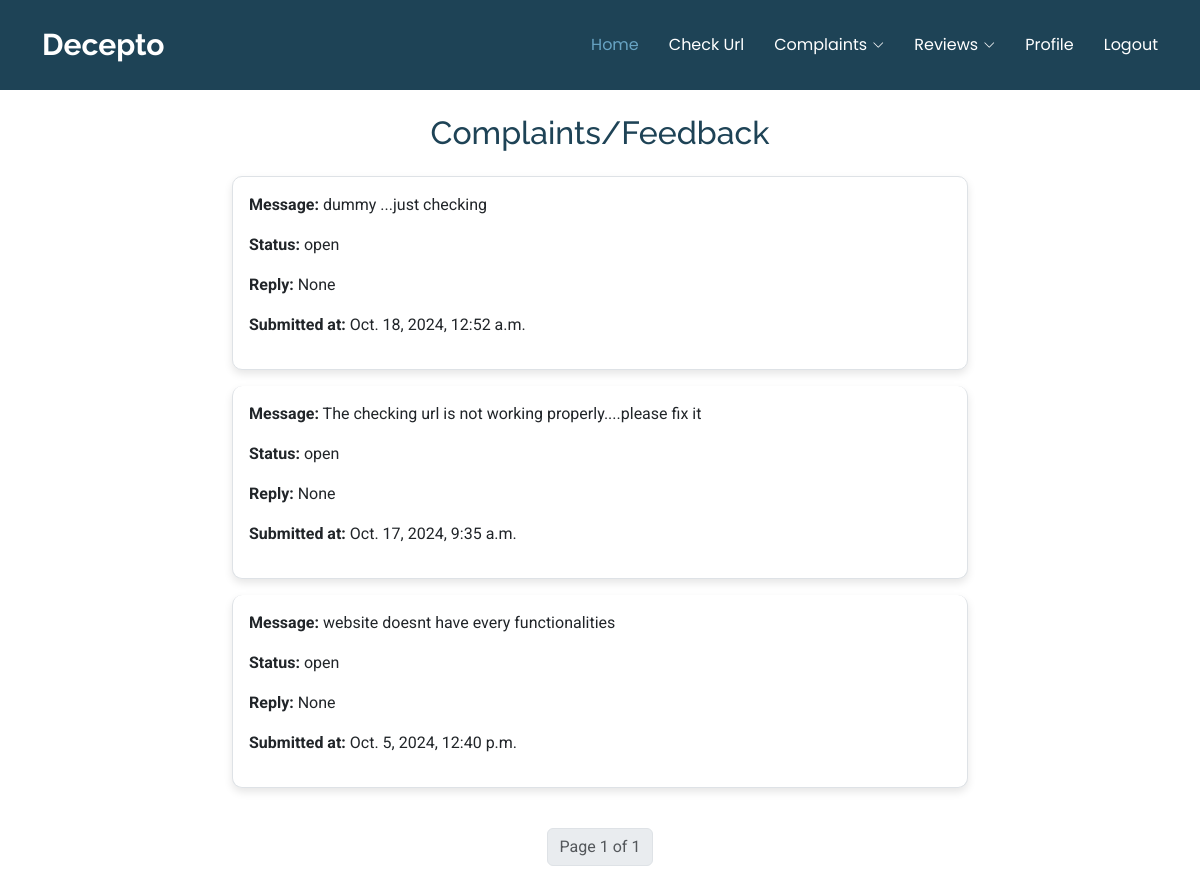
Screenshot of /user_viewcomplaints/ (signed in) with the database file from the repository.
### deceptoApp/models.py (models this page shows)
class Complaint(models.Model):
    complaint=models.CharField(max_length=100)
    date=models.DateTimeField(default=timezone.now)
    reply=models.CharField(max_length=100,null=True,blank=True)
    status=models.CharField(max_length=100,default='open')
    login_id=models.ForeignKey(User,on_delete=models.CASCADE)

### deceptoApp/views.py (the view)
# urls.py: path('user_viewcomplaints/', views.user_viewcomplaints, name='user_viewcomplaints'),
def user_viewcomplaints(request):
    user_id = request.session.get('user_id')
    if user_id:
        complaints = Complaint.objects.filter(login_id=user_id).order_by('-date')
        paginator = Paginator(complaints, 5)
        page_number = request.GET.get('page', 1)
        page_complaints = paginator.get_page(page_number)
        return render(request, 'viewcomplaintuser.html', {'complaints': page_complaints})
    else:
        return redirect('login')

### templates/viewcomplaintuser.html (shortened to what this page needs)
{% extends 'userBase.html' %}
{% load static %}
{% block content %}
<div class="container mt-4">
    <h2 class="text-center mb-4">Complaints/Feedback</h2>
    <div class="row">
        <div class="col-md-8 mx-auto">
            <ul class="list-group mb-4">
                {% for complaint in complaints %}
                    <li class="list-group-item mb-3 p-3 review-item" style="border-radius: 10px; box-shadow: 0 4px 8px rgba(0, 0, 0, 0.1); transition: box-shadow 0.3s, background-color 0.3s;">
                        <p><strong>Message:</strong> {{ complaint.complaint }}</p>
                        <p><strong>Status:</strong> {{ complaint.status }}</p>
                        <p><strong>Reply:</strong> {{ complaint.reply }}</p>
                        <p><strong>Submitted at:</strong> {{ complaint.date }}</p>
                    </li>
                {% empty %}
                    <li class="list-group-item text-center">No complaints available.</li>
                {% endfor %}
            </ul>
            <nav aria-label="Page navigation">
                <ul class="pagination justify-content-center">
                    <li class="page-item disabled">
                        <span class="page-link">Page {{ complaints.number }} of {{ complaints.paginator.num_pages }}</span>
                    </li>
                </ul>
            </nav>
        </div>
    </div>
</div>
{% endblock %}

### static/css/style.css (style rules this page uses)
:root { --default-font: "Roboto", system-ui, -apple-system, "Segoe UI", Roboto, "Helvetica Neue", Arial, "Noto Sans", "Liberation Sans", sans-serif, "Apple Color Emoji", "Segoe UI Emoji", "Segoe UI Symbol", "Noto Color Emoji"; --heading-font: "Raleway", sans-serif; --nav-font: "Poppins", sans-serif; }
:root { --background-color: #ffffff; --default-color: #555555; --heading-color: #1e4356; --accent-color: #68a4c4; --surface-color: #ffffff; --contrast-color: #ffffff; }
:root { --nav-color: #ffffff; --nav-hover-color: #68a4c4; --nav-mobile-background-color: #ffffff; --nav-dropdown-background-color: #ffffff; --nav-dropdown-color: #555555; --nav-dropdown-hover-color: #68a4c4; }
:root { scroll-behavior: smooth; }
body { color: var(--default-color); background-color: var(--background-color); font-family: var(--default-font); }
h1, h2, h3, h4, h5, h6 { color: var(--heading-color); font-family: var(--heading-font); }

### rows the page displays
Complaint: complaint "dummy ...just checking", status "open", reply "None", date "Oct. 18, 2024, 12:52 a.m."
Complaint: complaint "The checking url is not working properly....please fix it", status "open", reply "None", date "Oct. 17, 2024, 9:35 a.m."
Complaint: complaint "website doesnt have every functionalities", status "open", reply "None", date "Oct. 5, 2024, 12:40 p.m."

### other values shown
{{ complaints.number }} "1"
{{ complaints.paginator.num_pages }} "1"
